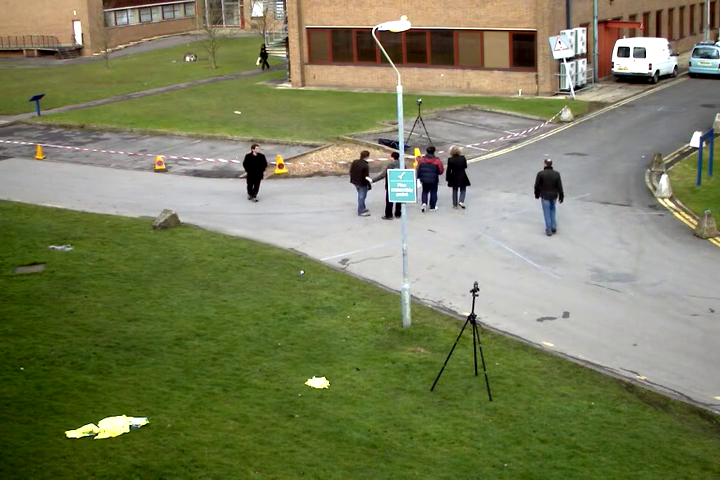
#> input picture frame 79 of input/i-a-1.mp4, 720 x 480 px, given in place of patadas.mp4, which was not available
$ python main-meth-1a.py
#> lines starting #> are read from the running program, lines starting #| are printed output that depends on the picture; after the words box and inside, x2 and y2 are one past the last pixel; in counts of white or black regions, pixels touching at a corner belong together; pictures that were not available may be replaced by others from this repository, and a replacement may not be noted


# Python code for Background subtraction using OpenCV
import numpy as np
import cv2 as cv

#from google.colab.patches import cv2_imshow


# importing libraries
import os
import cv2
from PIL import Image


def main():


    # indor videos : 'patadas'
    #outdor videos : 'street'

    path="../input/"

    name_orignial_video='patadas'


    video_name="../output/"+"Clean_"+name_orignial_video+".avi"
    nvideo_name="../output/"+"del_"+name_orignial_video+".avi"


    cap = cv2.VideoCapture(path+name_orignial_video+'.mp4')
    n_frames = int(cap.get(cv2.CAP_PROP_FRAME_COUNT))


    kernel = np.ones((5,5),np.uint8)

    fgbg = cv2.createBackgroundSubtractorMOG2()


    img_array = []
    imgarray = []
    new_frame_array=[]


    #while(1):
    for ii in range(3,n_frames):
        print('processing frame', ii, 'of', n_frames - 1)


        ret, frame = cap.read()

        fgmask = fgbg.apply(frame)

        fgmask=np.where(fgmask ==0, fgmask, 255)


        fgmask2 = cv.dilate(fgmask,kernel,iterations = 1)

        kernel7 = cv2.getStructuringElement(cv2.MORPH_RECT, (7,7))
        thresh = cv2.threshold(fgmask2, 0, 255, cv2.THRESH_BINARY + cv2.THRESH_OTSU)[1]
        close = cv2.morphologyEx(thresh, cv2.MORPH_CLOSE, kernel7, iterations=1)


        # Find outer contour and fill with white
        cnts = cv2.findContours(close, cv2.RETR_EXTERNAL, cv2.CHAIN_APPROX_SIMPLE)
        cnts = cnts[0] if len(cnts) == 2 else cnts[1]
        cv2.fillPoly(close, cnts, [255,255,255])
        cv2.fillPoly(close, cnts, [255,255,255])
        close = cv.dilate(close,kernel,iterations = 1)
        cv2.fillPoly(close, cnts, [255,255,255])


        ######################################
        close1=close.copy()
        cnts1 = cv2.findContours(close1, cv2.RETR_EXTERNAL, cv2.CHAIN_APPROX_SIMPLE)
        cnts1 = cnts1[0] if len(cnts1) == 2 else cnts1[1]
        cv2.fillPoly(close1, cnts, [255,255,255])
        cv2.fillPoly(close1, cnts, [255,255,255])
        cv2.fillPoly(close1, cnts, [255,255,255])

        img=close.copy()

        scale_percent = 20 # percent of original size
        width = int(img.shape[1] * scale_percent / 100)
        height = int(img.shape[0] * scale_percent / 100)
        dim = (width, height)


        dim10=(img.shape[1], img.shape[0])
        # resize image
        rclose = cv2.resize(img, dim, interpolation = cv2.INTER_AREA)
        opening = cv.morphologyEx(rclose, cv.MORPH_OPEN, kernel)
        opening = cv2.morphologyEx(opening, cv2.MORPH_OPEN, kernel)

        close2 = cv2.resize( opening, dim10, interpolation = cv2.INTER_AREA)
        cv2.fillPoly(close2, cnts, [255,255,255])


        opening2=np.where(opening ==255, opening, 0)

        close3 = cv2.resize( opening2, dim10, interpolation = cv2.INTER_AREA)


        tframe= np.zeros(frame.shape, dtype=np.uint8)
        tframe[:,:,0] = frame[:,:,0].copy()
        tframe[:,:,1] = frame[:,:,1].copy()
        tframe[:,:,2] = frame[:,:,2].copy()


        tframe[:,:,0]=np.where(close3 ==0, tframe[:,:,0], 0)
        tframe[:,:,1]=np.where(close3 ==0, tframe[:,:,1], 0)
        tframe[:,:,2]=np.where(close3 ==0, tframe[:,:,2], 0)

        height, width, layers = frame.shape

        # Appending the images to the video one by one

        #frames[ii]=tframe
        cv2.imwrite("../temp/"+str(ii)+'img.jpg',tframe)

        #video.write(tframe)
        img_array.append(img)
        imgarray.append(tframe)

        # Deallocating memories taken for window creation
        #cv2.destroyAllWindows()


        if ii<7:
            background_old=tframe
            background_prima=background_old

        else:
            background_new=tframe

            background_old=background_old+np.where(background_old ==0, background_new,0)


            background_prima=background_new+np.where(background_new ==0, background_old,0)
            new_frame=tframe+np.where(tframe ==0, background_old,0)


            cv2.imwrite("../temp/"+str(ii)+'background_old.jpg',background_old)
            cv2.imwrite("../temp/"+str(ii)+'new_frame.jpg',new_frame)
            new_frame_array.append(new_frame)
#> this loop made 31 passes
#> cnts1 on pass 1: [[[0, 0], [0, 479], [719, 479], [719, 0]]]
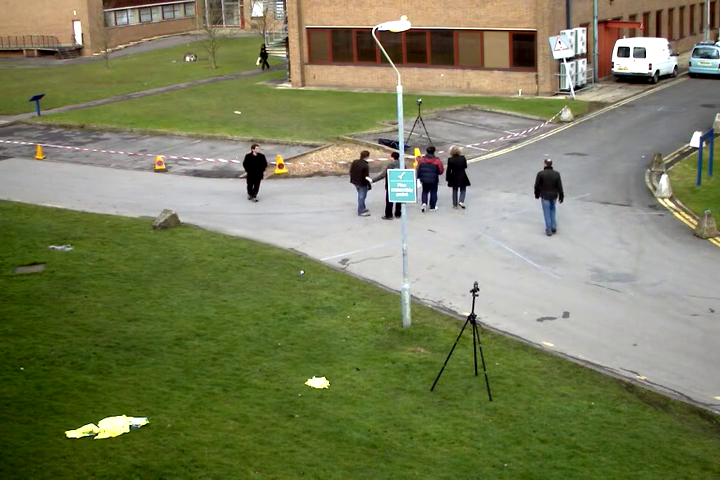
#> input picture frame 79 of input/i-a-1.mp4, 720 x 480 px, given in place of patadas.mp4, which was not available
#> pass 1, in main, `fgmask = fgbg.apply(frame)`:
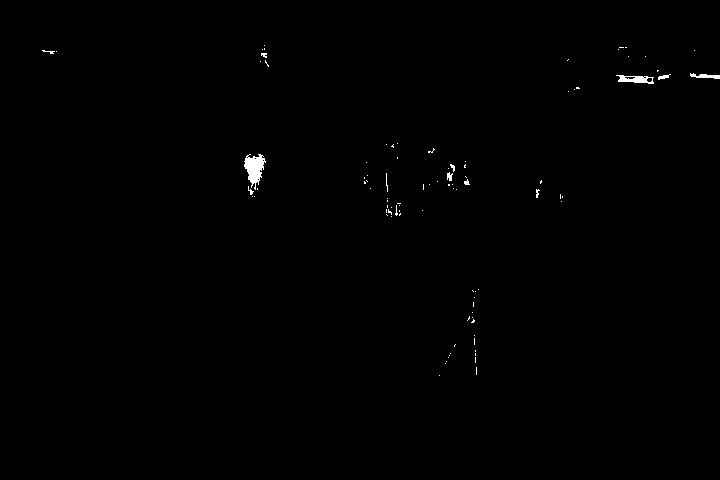
#> fgmask: shape (480, 720); values 127 (black) and 255 (white), 0.34% white; 94 white regions (82 under 20 px), largest, box (x1, y1, x2, y2) and area: (244, 154, 266, 190) 435, (616, 75, 654, 84) 199, (690, 73, 720, 79) 101
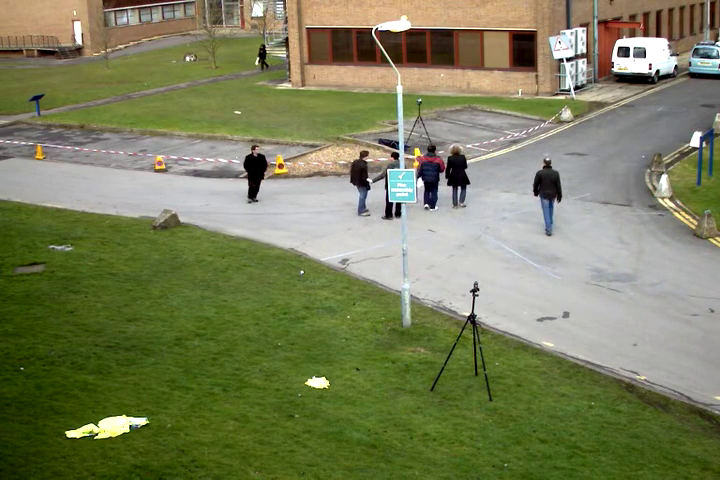
#> input picture frame 80 of input/i-a-1.mp4, 720 x 480 px, given in place of patadas.mp4, which was not available
#> after the loop:
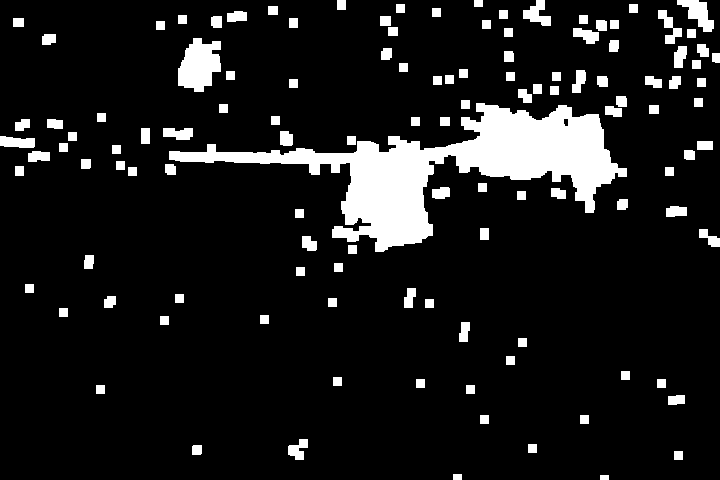
#> close: shape (480, 720); 10.6% white; 121 white regions, largest, box (x1, y1, x2, y2) and area: (169, 103, 627, 252) 20834, (178, 38, 221, 92) 1643, (677, 0, 714, 32) 589
#> after the loop:
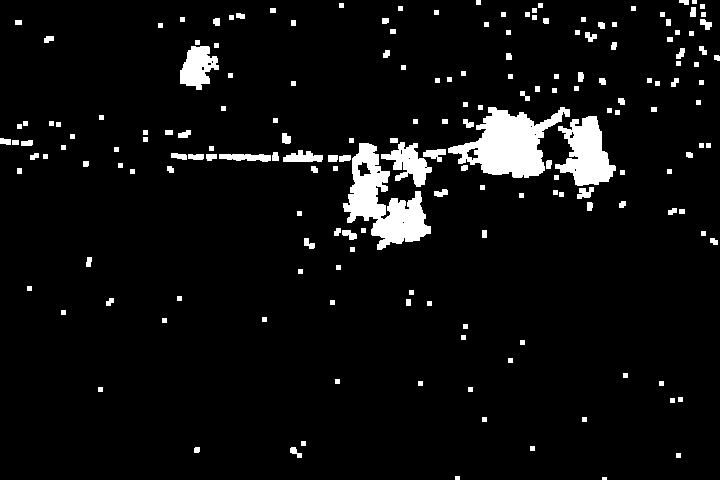
#> fgmask2: shape (480, 720); 5.8% white; 183 white regions (1 under 20 px), largest, box (x1, y1, x2, y2) and area: (448, 107, 570, 178) 4392, (343, 143, 431, 250) 4122, (555, 116, 616, 186) 2474
#> after the loop:
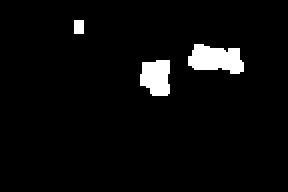
#> opening2: shape (96, 144) (shown 2 times larger); 4.1% white; 3 white regions, box (x1, y1, x2, y2) and area: (94, 22, 122, 37) 301, (70, 30, 85, 48) 226, (37, 10, 42, 17) 35
#> after the loop:
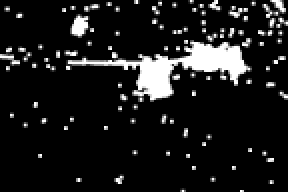
#> rclose: shape (96, 144) (shown 2 times larger); min 0, max 255, mean 27
#> after the loop:
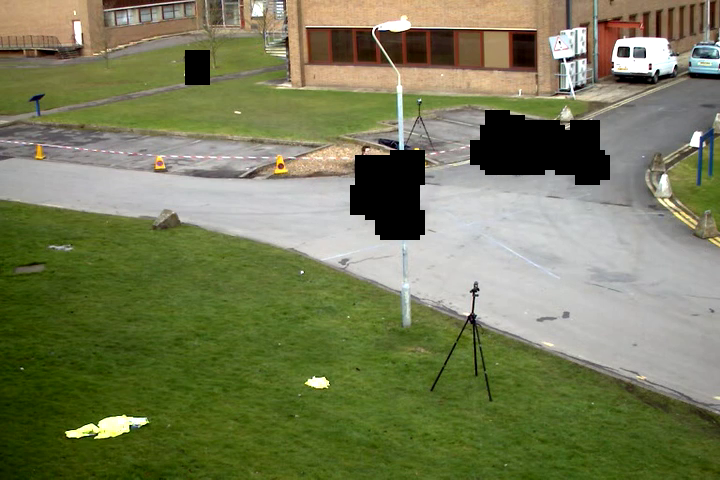
#> tframe: shape (480, 720, 3); mean B, G, R 87.2, 123.6, 118.8
#> after the loop, img_array = 30 items; imgarray = 30 items; new_frame_array = 26 items


    #video = cv2.VideoWriter(video_name, cv2.VideoWriter_fourcc(*'XVID'), 10, (width, height))
    video = cv2.VideoWriter(video_name,cv2.VideoWriter_fourcc(*'DIVX'), 15, (width, height))
    new_video = cv2.VideoWriter(nvideo_name,cv2.VideoWriter_fourcc(*'DIVX'), 15, (width, height))

    for i in range(len(img_array)):
        video.write(img_array[i])

    for j in range(len(new_frame_array)):
        new_video.write(new_frame_array[j])

    #video.write(tframe)
    video.release()  # releasing the video genera

    new_video.release()  # releasing the video genera

    out = cv2.VideoWriter(video_name,cv2.VideoWriter_fourcc(*'DIVX'), 15, (width, height))

    for i in range(len(imgarray)):
        out.write(imgarray[i])
    out.release()


if __name__ == "__main__":
    main()

$ run again, starting later in the video
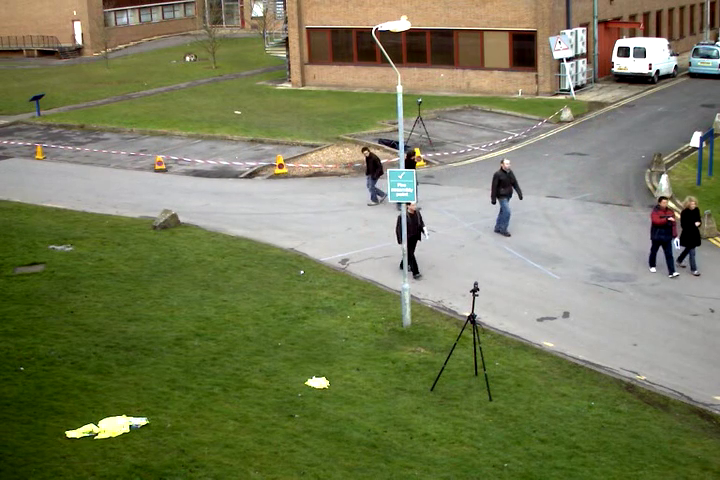
#> input picture frame 357 of input/i-a-1.mp4, 720 x 480 px, given in place of patadas.mp4, which was not available
#> the loop in main, `for ii in range(3,n_frames):` made 31 passes
#> cnts1 on pass 1: [[[0, 0], [0, 479], [719, 479], [719, 0]]]
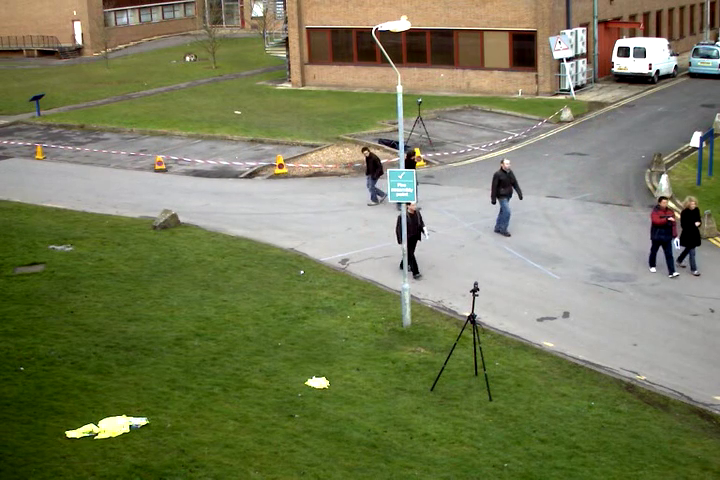
#> input picture frame 357 of input/i-a-1.mp4, 720 x 480 px, given in place of patadas.mp4, which was not available
#> pass 1, in main, `fgmask = fgbg.apply(frame)`:
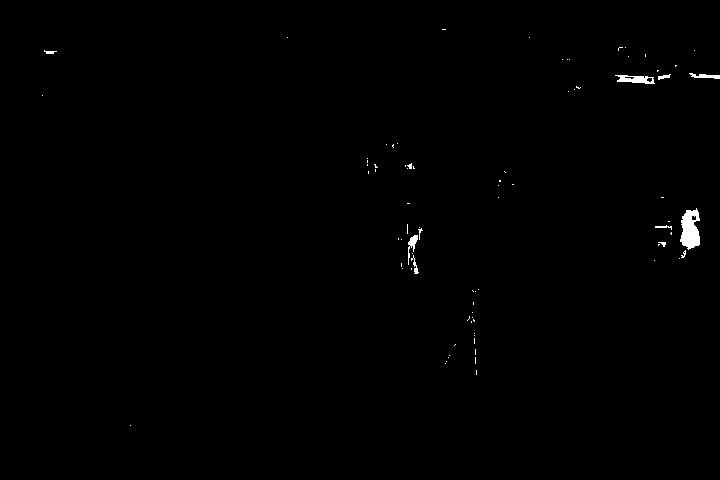
#> fgmask: shape (480, 720); values 127 (black) and 255 (white), 0.41% white; 82 white regions (72 under 20 px), largest, box (x1, y1, x2, y2) and area: (680, 208, 700, 250) 585, (615, 75, 655, 84) 222, (408, 235, 418, 265) 112
#> after the loop in main, `for ii in range(3,n_frames):`:
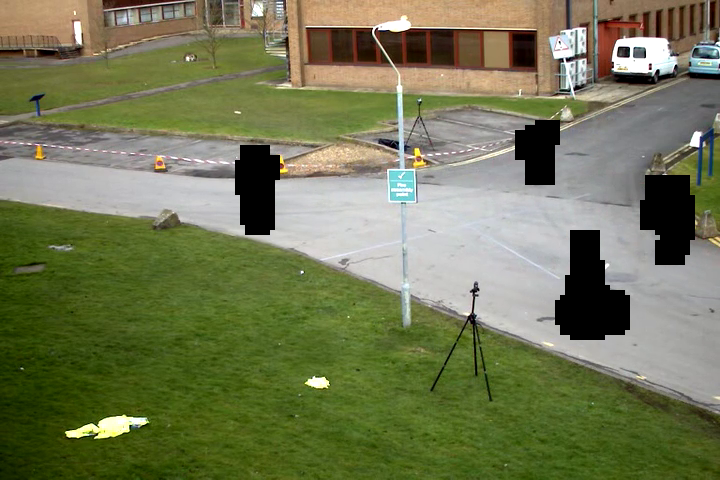
#> tframe: shape (480, 720, 3); mean B, G, R 84, 119.8, 114.7
#> after the loop in main, `for ii in range(3,n_frames):`: img_array = 30 items; new_frame_array = 26 items
